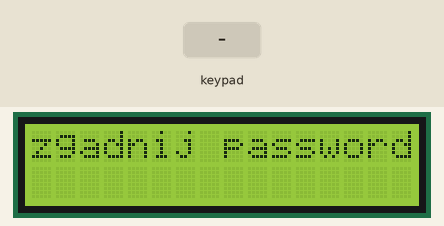
Recording of a sketch running on a simulated Arduino Uno, built with avr-gcc and run on an emulated ATmega328P. On the bench: 16×2 character LCD. Inputs (shaded band) come from the test bench. Random numbers use the default seed unless the sketch sets one; what the sketch prints to the serial monitor is not drawn.

Above: at 1.7 s.
1.8 s: keypad keys 2 3 4 5 # pressed 0.4 s apart
At 4.8 s:
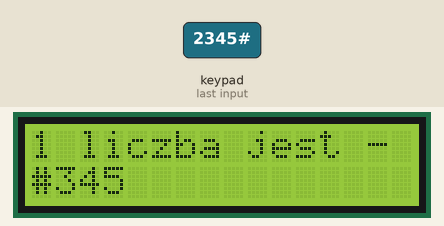
5.3 s: key 'A' pressed
At 6.0 s:
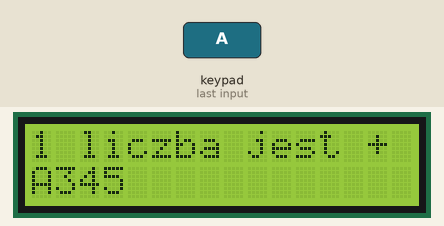
6.8 s: keypad keys 6 7 8 9 * pressed 0.4 s apart
At 9.4 s:
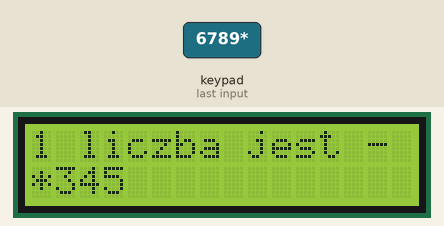
10.3 s: key 'B' pressed
At 11.0 s:
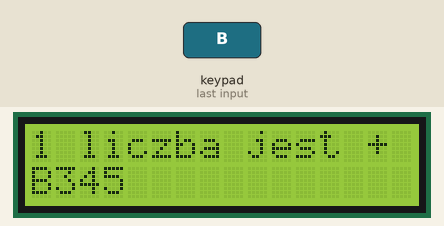
11.8 s: key 'C' pressed
At 12.2 s:
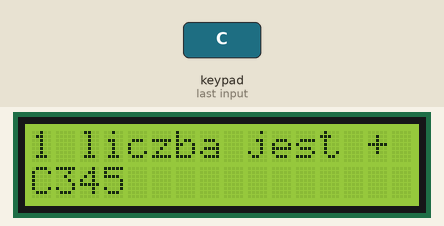
13.3 s: keypad keys 2 3 4 5 D pressed 0.4 s apart
At 15.5 s:
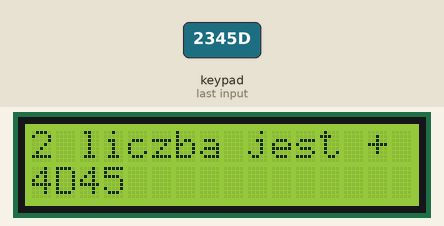
Timing chart, 0 to 17.0 s (numbered marks = the images above; inputs shaded):
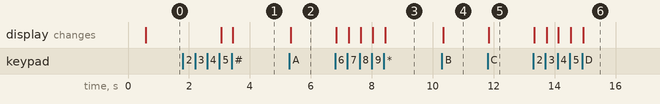

Measured:
- after the input at 1.8 s, the display: first changes after 1.3 s (image 1 shows a later state)
- after the input at 5.3 s, the display: changes at once (image 2)
- after the input at 6.8 s, the display: first changes at once (image 3 shows a later state)
- after the input at 10.3 s, the display: changes at once (image 4)
- after the input at 11.8 s, the display: changes at once (image 5)
- after the input at 13.3 s, the display: first changes at once (image 6 shows a later state)

The sketch:

password_guesser.ino
```cpp
#include "Keypad.h"
#include <Wire.h>
#include <LiquidCrystal_I2C.h>

LiquidCrystal_I2C lcd(0x27, 16, 2);

const byte ROWS = 4; //four rows
const byte COLS = 4; //three columns
char keys[ROWS][COLS] = {
  {'1','2','3' , 'A'},
  {'4','5','6' , 'B'},
  {'7','8','9' , 'C'},
  {'*','0','#' , 'D'}
};
byte rowPins[ROWS] = {2, 3, 4, 5};  //Piny, do których podłączamy wyprowadzenia od rzędów
byte colPins[COLS] = {6, 7, 8 , 9}; //Piny, do których kolumn wyprowadzenia od rzędów

Keypad keypad = Keypad( makeKeymap(keys), rowPins, colPins, ROWS, COLS );

char wybrane[4];
String los1;
String los2;
String los3;
String los4;
String wyb1;
String wyb2;
String wyb3;
String wyb4;

char key;
void setup(){
  lcd.begin(16,2);
  lcd.backlight(); // zalaczenie podwietlenia
  lcd.setCursor(0,0);

  delay(500);

 Serial.begin(9600);

   randomSeed(analogRead(A0));
  int wylosowana[4] = {random(0,10), random(0,10), random(0,10), random(0,10)};


  los1 += wylosowana[0];
  los2 += wylosowana[1];
  los3 += wylosowana[2];
  los4 += wylosowana[3];


  lcd.setCursor(0,0);
 lcd.print("zgadnij password");
}

void loop(){
 lcd.backlight();
 int p=0;
 int i =0;


 while(i < 4)
 {
  key = keypad.getKey();
  if(key != NO_KEY)
  {
    wybrane[i] = key;
    i++;

  }
 }

   for(int i = 0; i <4; i++)
  {
    Serial.print(wybrane[i]);
    Serial.print(", ");
  }

  wyb1 += wybrane[0];
  wyb2 += wybrane[1];
  wyb3 += wybrane[2];
  wyb4 += wybrane[3];


   lcd.setCursor(0,1);
  lcd.print(wyb1);
  lcd.print(wyb2);
  lcd.print(wyb3);
  lcd.print(wyb4);
  lcd.setCursor(15,0);
  lcd.print(" ");
wybor:

p++;

  if (wyb1 == los1)
  {
    lcd.setCursor(0,1);
    lcd.print(wyb1);
    if (wyb2 == los2)
    {
      lcd.setCursor(1,1);
    lcd.print(wyb2);
      if(wyb3 == los3)
      {
        lcd.setCursor(2,1);
    lcd.print(wyb3);
        if(wyb4 == los4)
        {
          lcd.setCursor(3,1);
    lcd.print(wyb4);
          Serial.print("\nGG!");
          Serial.print("\nWylosowany ciąg to: ");
          Serial.print(los1);
          Serial.print(los2);
          Serial.print(los3);
          Serial.print(los4);
          lcd.setCursor(0,0);
          lcd.print("gratulacje         ");
          lcd.setCursor(8,1);
          lcd.print(p);
          lcd.print("-prob");
        }
        else if(wyb4 > los4)
  {
    Serial.print("\n\nPodana czwarta liczba jest za duża!");
    Serial.print("\nPodaj mniejszą liczbę!");
    Serial.print("\nWybrana liczba to: ");
    Serial.print(wyb4);
    lcd.setCursor(0,0);
    lcd.print("4 liczba jest +");
    lcd.setCursor(3,1);
    lcd.print(wyb4);
    int i= 0;
    while(i<1)
    {
    key = keypad.getKey();
    if(key != NO_KEY)
    {
      wybrane[3] = key;
      wyb4 = wybrane[3];
      i++;

    }

    }
    goto wybor;
  }
  else
  {
    Serial.print("\n\nPodana czwarta liczba jest za mała!");
    Serial.print("\nPodaj większą liczbę!");
    Serial.print("\nWybrana liczba to: ");
    Serial.print(wyb4);
    lcd.setCursor(0,0);
    lcd.print("4 liczba jest -");
  lcd.setCursor(3,1);
    lcd.print(wyb4);
    int i= 0;
    while(i<1)
    {
    key = keypad.getKey();
    if(key != NO_KEY)
    {
      wybrane[3] = key;
      wyb4 = wybrane[3];
      i++;

    }

    }
    goto wybor;

  }
      }
      else if(wyb3 > los3)
  {
    Serial.print("\n\nPodana trzecia liczba jest za duża!");
    Serial.print("\nPodaj mniejszą liczbę!");
    Serial.print("\nWybrana liczba to: ");
    Serial.print(wyb3);
    lcd.setCursor(0,0);
    lcd.print("3 liczba jest +");
    lcd.setCursor(2,1);
    lcd.print(wyb3);
    int i= 0;
    while(i<1)
    {
    key = keypad.getKey();
    if(key != NO_KEY)
    {
      wybrane[2] = key;
      wyb3 = wybrane[2];
      i++;

    }

    }
    goto wybor;
  }
  else
  {
    Serial.print("\n\nPodana trzecia liczba jest za mała!");
    Serial.print("\nPodaj większą liczbę!");
    Serial.print("\nWybrana liczba to: ");
    Serial.print(wyb3);
    lcd.setCursor(0,0);
    lcd.print("3 liczba jest -");
lcd.setCursor(2,1);
    lcd.print(wyb3);
    int i= 0;
    while(i<1)
    {
    key = keypad.getKey();
    if(key != NO_KEY)
    {
      wybrane[2] = key;
      wyb3 = wybrane[2];
      i++;

    }

    }
    goto wybor;

  }
    }
    else if(wyb2 > los2)
  {
    Serial.print("\n\nPodana druga liczba jest za duża!");
    Serial.print("\nPodaj mniejszą liczbę!");
    Serial.print("\nWybrana liczba to: ");
    Serial.print(wyb2);
    lcd.setCursor(0,0);
    lcd.print("2 liczba jest +");
    lcd.setCursor(1,1);
    lcd.print(wyb2);
    int i= 0;
    while(i<1)
    {
    key = keypad.getKey();
    if(key != NO_KEY)
    {
      wybrane[1] = key;
      wyb2 = wybrane[1];
      i++;

    }

    }
    goto wybor;
  }
  else
  {
    Serial.print("\n\nPodana druga liczba jest za mała!");
    Serial.print("\nPodaj większą liczbę!");
    Serial.print("\nWybrana liczba to: ");
    lcd.setCursor(0,0);
    lcd.print("2 liczba jest -");
    Serial.print(wyb2);
    lcd.setCursor(1,1);
    lcd.print(wyb2);
    int i= 0;
    while(i<1)
    {
    key = keypad.getKey();
    if(key != NO_KEY)
    {
      wybrane[1] = key;
      wyb2 = wybrane[1];


      i++;

    }

    }
    goto wybor;

  }
  }
  else if(wyb1 > los1)
  {
    Serial.print("\n\nPodana pierwsza liczba jest za duża!");
    Serial.print("\nPodaj mniejszą liczbę!");
    Serial.print("\nWybrana liczba to: ");
    lcd.setCursor(0,0);
    lcd.print("1 liczba jest +");
    Serial.print(wyb1);
    lcd.setCursor(0,1);
    lcd.print(wyb1);
    int i= 0;
    while(i<1)
    {
    key = keypad.getKey();
    if(key != NO_KEY)
    {
      wybrane[0] = key;
      wyb1 = wybrane[0];
      i++;


    }

    }
    goto wybor;
  }
  else
  {
    Serial.print("\n\nPodana pierwsza liczba jest za mała!");
    Serial.print("\nPodaj większą liczbę!");
    Serial.print("\nWybrana liczba to: ");
    lcd.setCursor(0,0);
    lcd.print("1 liczba jest -");
    Serial.print(wyb1);
    lcd.setCursor(0,1);
    lcd.print(wyb1);
    int i= 0;
    while(i<1)
    {
    key = keypad.getKey();
    if(key != NO_KEY)
    {
      wybrane[0] = key;
      wyb1 = wybrane[0];
      i++;


    }

    }
    goto wybor;

  }


}
```
